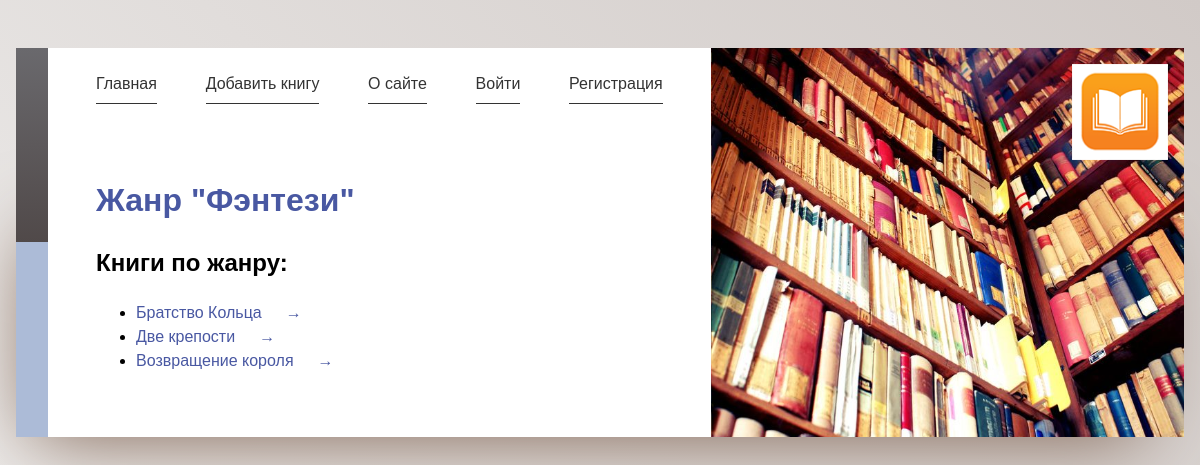
The app's page /genre/fentezi/ with its own data.
### library/models.py (models this page shows, shortened)
class Genre(models.Model):
    name = models.CharField(max_length=100, verbose_name='Название')
    slug = models.SlugField(max_length=50, unique=True, db_index=True, verbose_name='URL')
    is_visible = models.BooleanField(default=True, verbose_name='Видимость')
    objects = models.Manager()
    visible = VisibleManager()
    class Meta:
        verbose_name = 'Жанр'
        verbose_name_plural = 'Жанры'
        ordering = ['name']

class Book(models.Model):
    name = models.CharField(max_length=100, verbose_name='Название')
    slug = models.SlugField(max_length=50, unique=True, db_index=True, verbose_name='URL')
    synopsis = models.TextField(blank=True, null=True, verbose_name='Описание')
    date_added = models.DateTimeField(auto_now_add=True, verbose_name='Дата добавления')
    date_updated = models.DateTimeField(auto_now=True, verbose_name='Дата изменения')
    is_visible = models.BooleanField(default=True, verbose_name='Видимость')
    genre = models.ForeignKey(Genre, on_delete=models.CASCADE, related_name='books', verbose_name='Жанр')
    author = models.ManyToManyField(Author, related_name='books', verbose_name='Автор')
    added_by = models.ForeignKey(get_user_model(), on_delete=models.SET_NULL, related_name='books',
                                 verbose_name='Добавил', null=True, default=None)
    objects = models.Manager()
    visible = VisibleManager()
    class Meta:
        verbose_name = 'Книга'
        verbose_name_plural = 'Книги'

### library/views.py (the view)
# urls.py: path('genre/<slug:genre_slug>/', views.ShowGenre.as_view(), name='genre'),
class ShowGenre(ListView):
    model = Book
    template_name = 'library/genre.html'
    context_object_name = 'books'
    paginate_by = 3
    def get_queryset(self):
        return Book.visible.filter(genre__slug=self.kwargs['genre_slug'])
    def get_context_data(self, **kwargs):
        context = super().get_context_data(**kwargs)
        if context['books']:
            genre = context['books'][0].genre
        else:
            genre = Genre.visible.get(slug=self.kwargs['genre_slug'])
        context['title'] = genre.name
        context['genre'] = genre
        return context

### library/context_processors.py (called while the page is built)
def get_menu(request):
    return {'mainmenu': menu}

### library/models.py (called while the page is built)
    def get_queryset(self):
        return super().get_queryset().filter(is_visible=True)

### library/templates/library/genre.html (shortened to what this page needs)
{% extends 'base.html' %}
{% block content %}
<h1><span>Жанр "{{ genre.name}}"</span></h1>
<h2>Книги по жанру:</h2>
<ul>
    {% for book in books %}
    <li><a href="{% url 'book' book.slug %}">{{ book.name }}</a></li>
    {% endfor %}
</ul>
{% endblock %}

### static/css/style.css (style rules this page uses)
:root { --var-padding: 1em; --highlight: hsl(230, 38%, 46%); --highlight-dark: hsl(230, 38%, 36%); --logo-width: 6em; --logo-offset: 1em; --main-column-width: 25em; }
* { box-sizing: border-box; }
*::before, *::after { border-box: inherit; }
main h1 { margin-top: 0; font-weight: normal; }
main h1 span { display: block; color: var(--highlight); font-weight: bolder; }
main a { color: var(--highlight); text-decoration: none; }
main a::after { margin-left: 1.5em; content: "→"; vertical-align: baseline; }
html { min-height: 100vh; font-family: sans-serif; line-height: 1.5; background: linear-gradient(45deg, #f1f0ef, #d1cac7); background-repeat: no-repeat; background-size: cover; }
body { margin: 0; }
@media (min-width: 37.5em) { :root { --var-padding: 3em; } }
@media (min-width: 37.5em) { body { margin: 1em; } }

### records on screen
Genre: name "Фэнтези"
Book: name "Братство Кольца"
Book: name "Две крепости"
Book: name "Возвращение короля"

### other values on screen
{{ m.title }} "Главная" "Добавить книгу" "О сайте"
